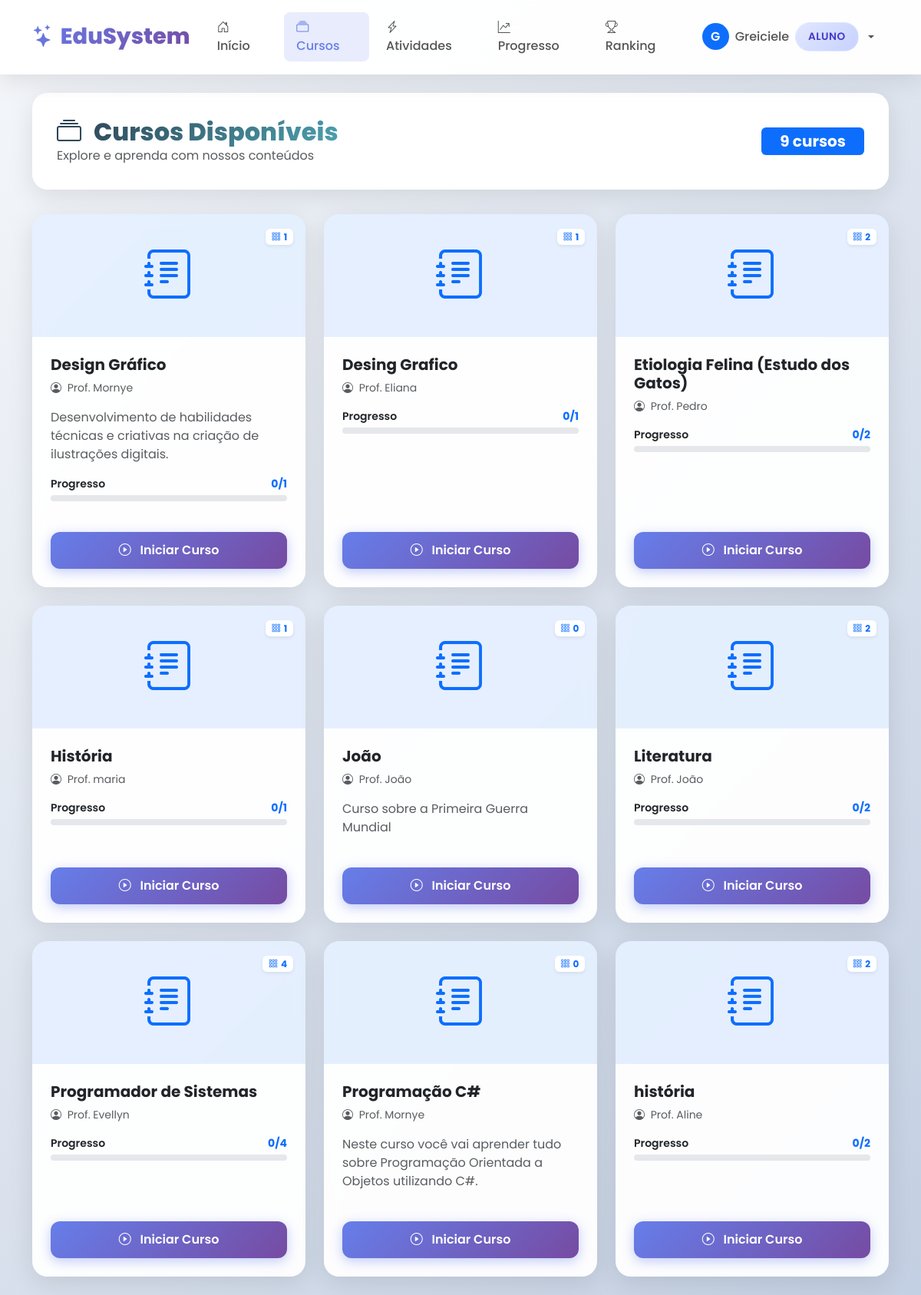
Before: /aluno/cursos (signed in) with the older database file.
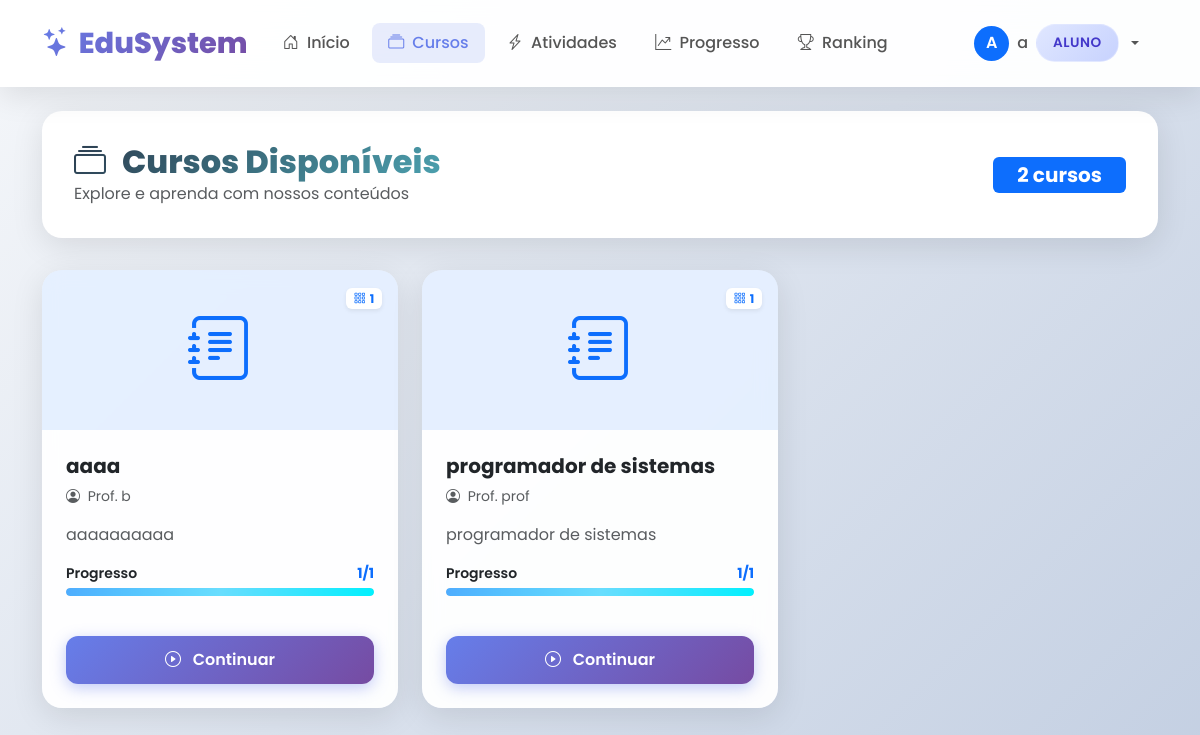
After: the same page with the newer database file.
### tables this page shows
CREATE TABLE cursos (
            id INTEGER PRIMARY KEY AUTOINCREMENT,
            nome TEXT UNIQUE NOT NULL,
            descricao TEXT,
            professor_id INTEGER,
            data_criacao TIMESTAMP DEFAULT CURRENT_TIMESTAMP,
            FOREIGN KEY (professor_id) REFERENCES usuarios(id)
        );

CREATE TABLE usuarios (
            id INTEGER PRIMARY KEY AUTOINCREMENT,
            nome TEXT UNIQUE NOT NULL,
            senha TEXT NOT NULL,
            tipo TEXT NOT NULL CHECK(tipo IN ('aluno', 'professor', 'coordenador')),
            data_cadastro TIMESTAMP DEFAULT CURRENT_TIMESTAMP
        );

### app.py (the view)
@app.route('/aluno/cursos')
@login_required
@aluno_required
def aluno_cursos():
    conn = conectar()
    cursor = conn.cursor()
    cursor.execute("""
        SELECT c.*, u.nome as professor_nome,
               (SELECT COUNT(*) FROM atividades WHERE curso_id = c.id) as total_atividades,
               (SELECT COUNT(*) FROM progresso p
                JOIN atividades a ON p.atividade_id = a.id
                WHERE a.curso_id = c.id AND p.aluno_id = ?) as atividades_feitas
        FROM cursos c
        LEFT JOIN usuarios u ON c.professor_id = u.id
        ORDER BY c.nome
    """, (session['user_id'],))
    cursos = cursor.fetchall()
    conn.close()
    return render_template('aluno/cursos.html', cursos=cursos)

### app.py (called while the page is built)
def conectar():
    conn = sqlite3.connect(DB_NAME)
    conn.row_factory = sqlite3.Row
    return conn

def login_required(f):
    @wraps(f)
    def decorated_function(*args, **kwargs):
        if 'user_id' not in session:
            return redirect(url_for('login'))
        return f(*args, **kwargs)
    return decorated_function

def aluno_required(f):
    @wraps(f)
    def decorated_function(*args, **kwargs):
        if session.get('tipo') != 'aluno':
            flash('Acesso restrito a alunos!', 'danger')
            return redirect(url_for('dashboard'))
        return f(*args, **kwargs)
    return decorated_function

### templates/aluno/cursos.html (shortened to what this page needs)
{% extends "base.html" %}
{% block content %}
<div class="page-header">
    <div>
        <h1 class="page-title"><i class="bi bi-collection me-3"></i>Cursos Disponíveis</h1>
        <p class="text-muted mb-0">Explore e aprenda com nossos conteúdos</p>
    </div>
    <span class="badge bg-primary fs-5 px-4 py-2">{{ cursos|length }} cursos</span>
</div>
<div class="row g-4">
    {% for curso in cursos %}
    <div class="col-md-6 col-xl-4">
        <div class="card h-100 border-0 overflow-hidden">
            <div class="position-relative">
                <div class="bg-primary bg-opacity-10 d-flex align-items-center justify-content-center" style="height: 160px;">
                    <i class="bi bi-journal-text text-primary" style="font-size: 4rem;"></i>
                </div>
                <div class="position-absolute top-0 end-0 m-3">
                    <span class="badge bg-white text-primary shadow-sm">
                        <i class="bi bi-grid-3x3-gap me-1"></i>{{ curso.total_atividades }}
                    </span>
                </div>
            </div>
            <div class="card-body p-4">
                <div class="d-flex justify-content-between align-items-start mb-2">
                    <h5 class="card-title fw-bold mb-0">{{ curso.nome }}</h5>
                </div>
                <p class="text-muted small mb-3">
                    <i class="bi bi-person-circle me-1"></i>
                    Prof. {{ curso.professor_nome or 'N/A' }}
                </p>
                {% if curso.descricao %}
                <p class="card-text text-muted mb-3">{{ curso.descricao[:100] }}{% if curso.descricao|length > 100 %}...{% endif %}</p>
                {% endif %}
                {% if curso.total_atividades > 0 %}
                <div class="mb-3">
                    <div class="d-flex justify-content-between small mb-1">
                        <span class="fw-semibold">Progresso</span>
                        <span class="text-primary fw-bold">{{ curso.atividades_feitas }}/{{ curso.total_atividades }}</span>
                    </div>
                    <div class="progress-container" style="height: 8px;">
                        <div class="progress-bar-custom" style="width: {{ (curso.atividades_feitas / curso.total_atividades * 100) if curso.total_atividades > 0 else 0 }}%"></div>
                    </div>
                </div>
                {% endif %}
            </div>
            <div class="card-footer bg-transparent border-0 p-4 pt-0">
                <a href="{{ url_for('aluno_atividade', curso_id=curso.id) }}" class="btn btn-primary w-100">
                    <i class="bi bi-play-circle me-2"></i>
                    {{ 'Continuar' if curso.atividades_feitas > 0 else 'Iniciar Curso' }}
                </a>
            </div>
        </div>
    </div>
    {% endfor %}
</div>
{% endblock %}

Changed rows visible on the page:
removed cursos: total_atividades "1", nome "Design Gráfico", nome "Mornye", descricao "Desenvolvimento de habilidades técnicas e criativas na criação de ilustrações digitais.", atividades_feitas "0", atividades_feitas "Iniciar Curso"
removed cursos: total_atividades "1", nome "Desing Grafico", nome "Eliana", atividades_feitas "0", atividades_feitas "Iniciar Curso"
removed cursos: total_atividades "2", nome "Etiologia Felina (Estudo dos Gatos)", nome "Pedro", atividades_feitas "0", atividades_feitas "Iniciar Curso"
removed cursos: total_atividades "1", nome "História", nome "maria", atividades_feitas "0", atividades_feitas "Iniciar Curso"
removed cursos: total_atividades "0", nome "João", descricao "Curso sobre a Primeira Guerra Mundial", atividades_feitas "Iniciar Curso"
removed cursos: total_atividades "2", nome "Literatura", nome "João", atividades_feitas "0", atividades_feitas "Iniciar Curso"
removed cursos: total_atividades "4", nome "Programador de Sistemas", nome "Evellyn", atividades_feitas "0", atividades_feitas "Iniciar Curso"
removed cursos: total_atividades "0", nome "Programação C#", nome "Mornye", descricao "Neste curso você vai aprender tudo sobre Programação Orientada a Objetos utilizando C#.", atividades_feitas "Iniciar Curso"
removed cursos: total_atividades "2", nome "história", nome "Aline", atividades_feitas "0", atividades_feitas "Iniciar Curso"
added cursos: total_atividades "1", nome "aaaa", nome "b", descricao "aaaaaaaaaa", atividades_feitas "1", atividades_feitas "Continuar"
added cursos: total_atividades "1", nome "programador de sistemas", nome "prof", descricao "programador de sistemas", atividades_feitas "1", atividades_feitas "Continuar"
Other visible differences:
{{ session.nome[0].upper() }}: "G" → "A"
{{ session.nome }}: "Greiciele" → "a"
{{ cursos|length }}: "9" → "2"
